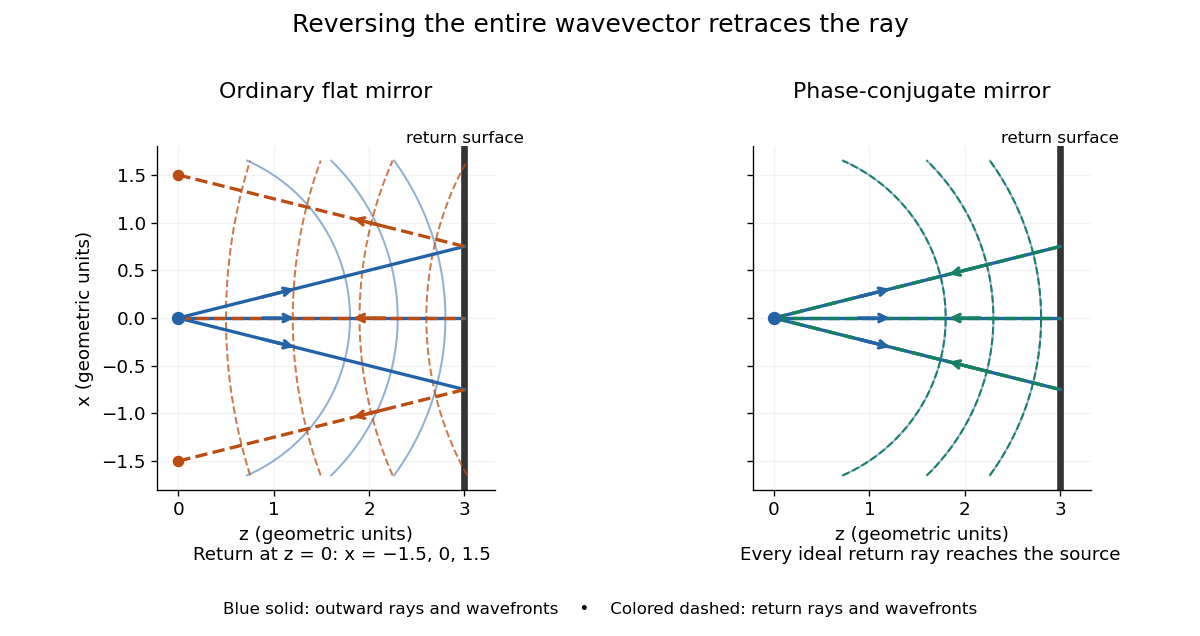

This chart was generated by the following Python code:
"""Compare specular reflection with phase-conjugate return in a uniform medium.

Python 3.14, NumPy 2.3.5, Matplotlib 3.10.7. Run from the output directory.
"""
from pathlib import Path

import matplotlib.pyplot as plt
import numpy as np


def main():
    plt.rcParams.update({"font.size": 11, "figure.facecolor": "white"})
    fig, axes = plt.subplots(1, 2, figsize=(10, 5.3), sharex=True, sharey=True)
    blue, orange, green = "#2463a8", "#bb4d12", "#168064"
    L = 3.0
    z = np.linspace(0, L, 180)
    x = np.linspace(-1.65, 1.65, 400)
    for ax, conjugate in zip(axes, (False, True)):
        return_color = green if conjugate else orange
        ax.axvline(L, color="#343434", lw=4)
        for radius in (1.8, 2.3, 2.8):
            valid = np.abs(x) < radius
            zx = np.sqrt(radius**2 - x[valid] ** 2)
            ax.plot(zx, x[valid], color=blue, lw=1.2, alpha=0.5)
            if conjugate:
                ax.plot(zx, x[valid], color=green, ls="--", lw=1.2)
        if not conjugate:
            for radius in (3.4, 4.1, 4.8, 5.5):
                zx = 2 * L - np.sqrt(radius**2 - x**2)
                ax.plot(zx, x, color=orange, ls="--", lw=1.2, alpha=0.75)
        for slope in (-0.25, 0, 0.25):
            outward = slope * z
            returning = outward if conjugate else slope * (2 * L - z)
            ax.plot(z, outward, color=blue, lw=2)
            ax.plot(z, returning, color=return_color, lw=2, ls="--")
            ax.annotate("", (1.25, slope * 1.25), (0.85, slope * 0.85),
                        arrowprops={"arrowstyle": "->", "color": blue, "lw": 2})
            rz = (2.2, 1.8)
            rx = tuple(slope * q if conjugate else slope * (2 * L - q) for q in rz)
            ax.annotate("", (rz[1], rx[1]), (rz[0], rx[0]),
                        arrowprops={"arrowstyle": "->", "color": return_color, "lw": 2})
        ax.plot(0, 0, "o", color=blue, ms=7, zorder=5)
        if not conjugate:
            ax.scatter([0, 0], [-1.5, 1.5], color=orange, s=35, zorder=5)
        ax.text(L, 1.83, "return surface", ha="center", fontsize=10)
        ax.set(xlim=(-0.22, 3.32), ylim=(-1.8, 1.8), xlabel="z (geometric units)")
        ax.set_aspect("equal", adjustable="box")
        ax.set_title("Phase-conjugate mirror" if conjugate else "Ordinary flat mirror", pad=29)
        ax.grid(alpha=0.15)
        ax.spines[["top", "right"]].set_visible(False)
    axes[0].set_ylabel("x (geometric units)")
    fig.text(0.285, 0.12, "Return at z = 0: x = −1.5, 0, 1.5", ha="center")
    fig.text(0.775, 0.12, "Every ideal return ray reaches the source", ha="center")
    fig.suptitle("Reversing the entire wavevector retraces the ray", y=0.98, fontsize=15)
    fig.text(0.5, 0.035, "Blue solid: outward rays and wavefronts    •    Colored dashed: return rays and wavefronts",
             ha="center", fontsize=10)
    fig.subplots_adjust(left=0.07, right=0.97, bottom=0.23, top=0.77, wspace=0.23)
    fig.savefig(Path.cwd() / (Path(__file__).stem + ".png"), dpi=120, facecolor="white")
    plt.close(fig)


if __name__ == "__main__":
    main()
